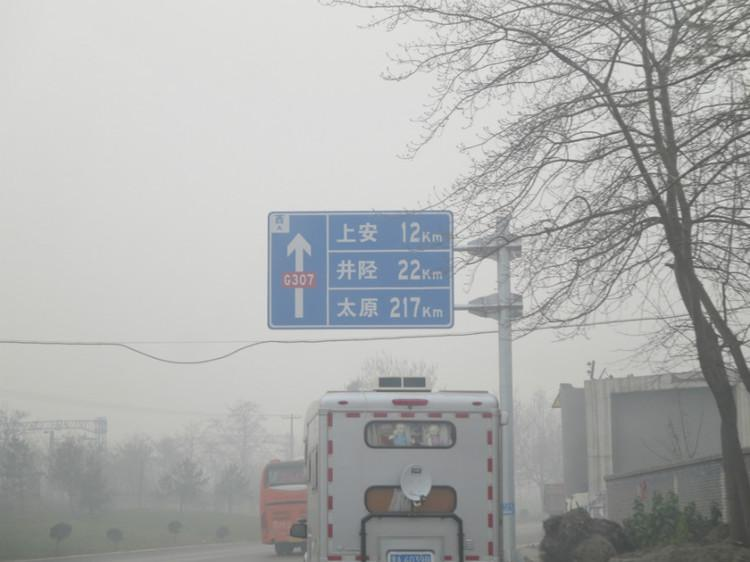
#> input picture hazy.png, 750 x 562 px
$ python -i priors.py   (imports and definitions only)   (older library calls are emulated)
#> lines starting #> are read from the running program, lines starting #| are printed output that depends on the picture; after the words box and inside, x2 and y2 are one past the last pixel; in counts of white or black regions, pixels touching at a corner belong together
import math
import cv2
import numpy as np

import torch


def sky_seg(image):
    hsv = cv2.cvtColor(image, cv2.COLOR_RGB2HSV)
#> hsv: shape (562, 750, 3); mean H, S, V 44.3, 8.1, 175.5
    v_channel = hsv[:, :, 2]
    (_, v_mask) = cv2.threshold(v_channel, 0, 255, cv2.THRESH_OTSU)
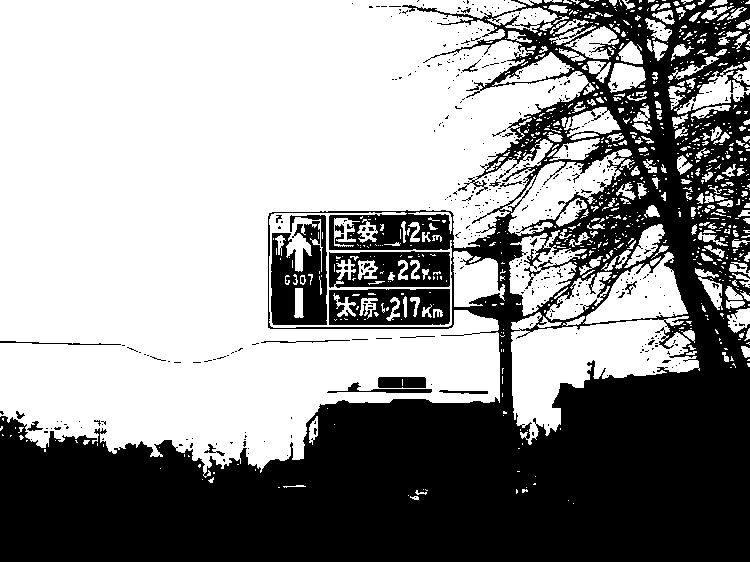
#> v_mask: shape (562, 750); 58.3% white; 498 black regions (469 under 20 px), largest, box (x1, y1, x2, y2) and area: (0, 0, 750, 562) 161437, (271, 215, 327, 325) 4328, (329, 289, 450, 325) 3369
    edges = cv2.Canny(image, 100, 200)
#> edges: shape (562, 750); 8.3% white in thin lines or dots
    # Keep the original run.py convention for identical sky masks.
    gray = cv2.cvtColor(image, cv2.COLOR_BGR2GRAY)
    sobelx = cv2.Sobel(gray, cv2.CV_64F, 1, 0, ksize=3)
    sobely = cv2.Sobel(gray, cv2.CV_64F, 0, 1, ksize=3)
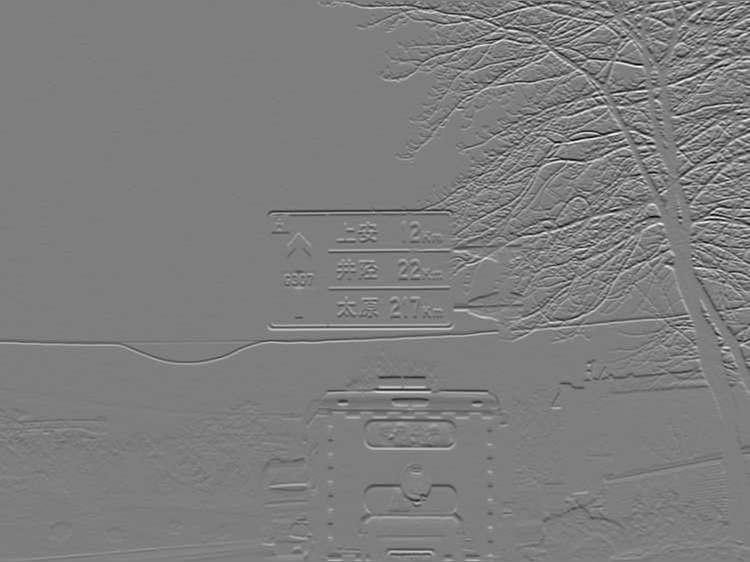
#> sobely: shape (562, 750) float64; min -461, max 465, mean -1.1; drawn with min black and max white
    sobelx = cv2.GaussianBlur(sobelx, (5, 5), 0)
    sobely = cv2.GaussianBlur(sobely, (5, 5), 0)
    sobel_edges = cv2.magnitude(sobelx, sobely)
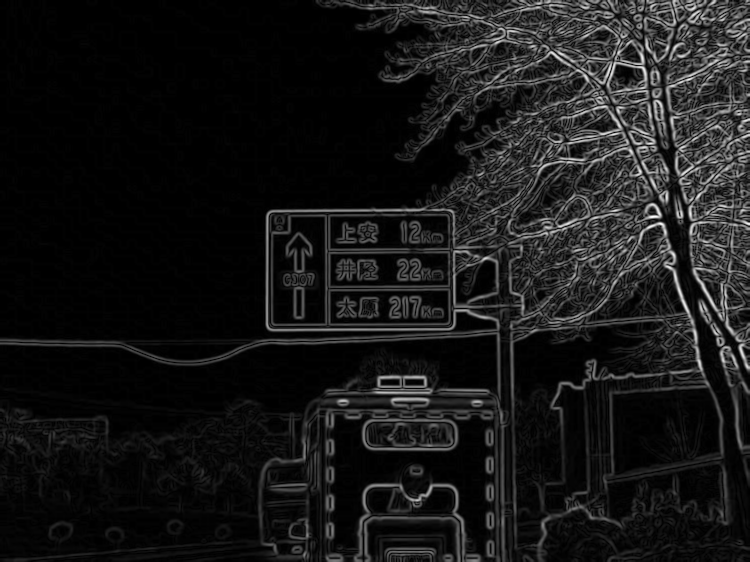
#> sobel_edges: shape (562, 750) float64; min 0, max 262.3, mean 24.5; drawn with min black and max white
    sobel_edges = cv2.convertScaleAbs(sobel_edges)
    (_, sobel_edges) = cv2.threshold(sobel_edges, 5, 255, cv2.THRESH_BINARY)
#> sobel_edges: shape (562, 750); 52% white; 2700 black regions (2512 under 20 px), largest, box (x1, y1, x2, y2) and area: (0, 0, 505, 340) 121458, (0, 336, 497, 439) 24756, (331, 416, 490, 555) 8013
    laplacian_edges = cv2.Laplacian(gray, cv2.CV_64F)
    laplacian_edges = cv2.GaussianBlur(laplacian_edges, (5, 5), 0)
    laplacian_edges = cv2.convertScaleAbs(laplacian_edges)
    (_, laplacian_edges) = cv2.threshold(laplacian_edges, 5, 255, cv2.THRESH_BINARY)
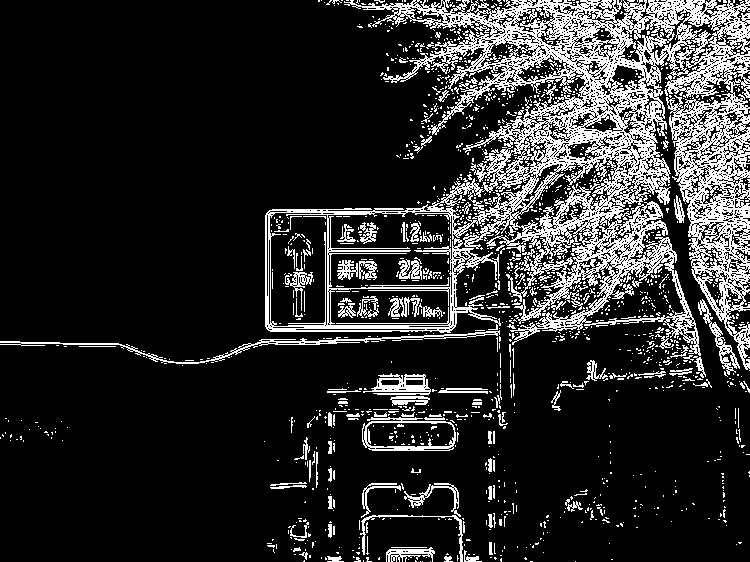
#> laplacian_edges: shape (562, 750); 16.9% white in thin lines or dots
    edges = cv2.bitwise_or(sobel_edges, edges)
    edges = cv2.bitwise_or(edges, laplacian_edges)
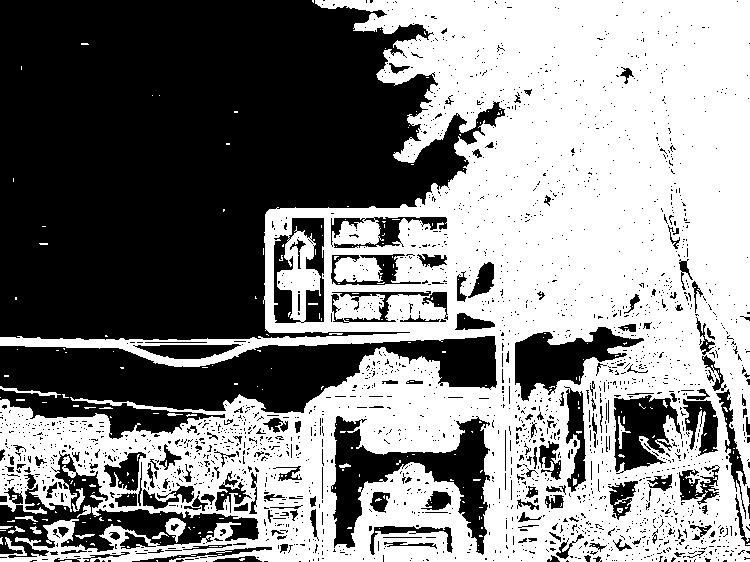
#> edges: shape (562, 750); 52.2% white; 2231 black regions (2047 under 20 px), largest, box (x1, y1, x2, y2) and area: (0, 0, 505, 340) 121458, (0, 336, 497, 439) 24756, (331, 416, 490, 555) 8013
    edges_mask = cv2.bitwise_not(edges)
    final_mask = cv2.bitwise_and(v_mask, edges_mask)
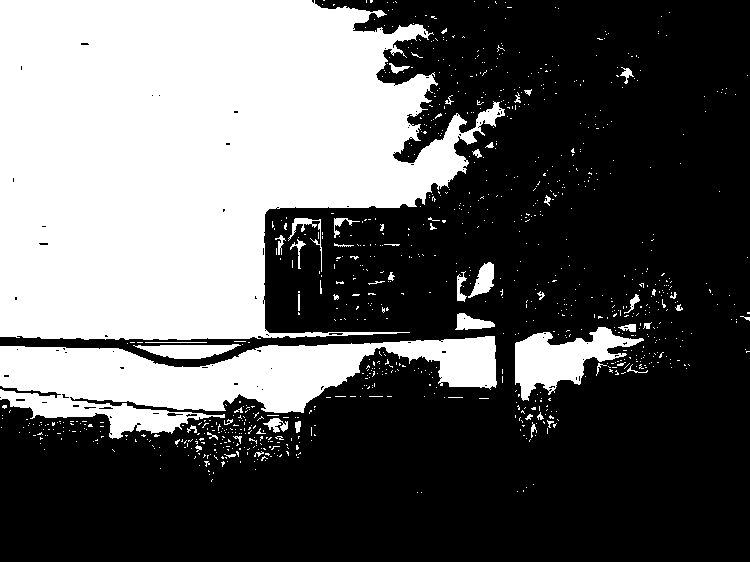
#> final_mask: shape (562, 750); 37.3% white; 967 white regions (914 under 20 px)
    (contours, _) = cv2.findContours(
        final_mask, cv2.RETR_EXTERNAL, cv2.CHAIN_APPROX_SIMPLE
    )
#> contours = 967 contours, 945 with area under 20; largest, box (x1, y1, x2, y2) and area: (0, 0, 505, 340) 120371, (0, 336, 497, 439) 24118, (515, 327, 644, 401) 4076, (133, 344, 241, 359) 897, (468, 262, 494, 298) 442
    total_area = 0
    total_perimeter = 0
    for contour in contours:
        total_area += cv2.contourArea(contour)
        total_perimeter += cv2.arcLength(contour, True)
#> this loop made 967 passes
#> (contour, total_area, total_perimeter) on passes 29 to 31: ([[207, 455], [207, 458], [207, 456], [208, 455]], 20.5, 105.5), ([[188, 455]], 20.5, 105.5), ([[160, 455]], 20.5, 105.5)
#> after the loop, total_area = 152037.5; total_perimeter = 10344.9
    C = 0.035
    r = final_mask.shape[0] * final_mask.shape[1] / (512 * 512)
#> r = 1.61
    kernel_size = int(r * math.sqrt(total_area / np.pi) * C)
#> kernel_size = 12
    if kernel_size % 2 == 0:
        kernel_size += 1
#> kernel_size = 13
    kernel = cv2.getStructuringElement(cv2.MORPH_ELLIPSE, (kernel_size, kernel_size))
    final_mask = cv2.morphologyEx(final_mask, cv2.MORPH_OPEN, kernel)
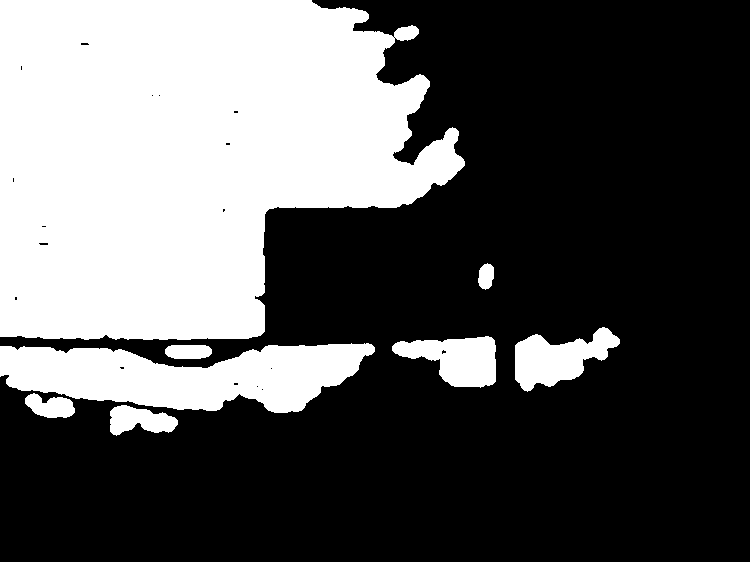
#> final_mask: shape (562, 750); 34.8% white; 8 white regions
    (contours, _) = cv2.findContours(
        final_mask, cv2.RETR_EXTERNAL, cv2.CHAIN_APPROX_SIMPLE
    )
#> contours = 8 contours; box (x1, y1, x2, y2) and area: (0, 0, 465, 340) 118499, (0, 343, 375, 413) 16773, (515, 327, 620, 392) 3536, (392, 336, 496, 388) 3270, (110, 405, 178, 436) 1285, (25, 393, 75, 418) 784, (165, 345, 212, 359) 539, (478, 263, 494, 290) 298
    min_area = 100
    for contour in contours:
        if cv2.contourArea(contour) <= min_area:
            cv2.drawContours(final_mask, [contour], -1, 0, thickness=cv2.FILLED)
#> this loop made 8 passes
    final_mask = final_mask.astype(float)
#> final_mask: shape (562, 750) float64; 34.8% white; 8 white regions, largest, box (x1, y1, x2, y2) and area: (0, 0, 465, 340) 119286, (0, 343, 375, 413) 17164, (515, 327, 620, 392) 3676
    if np.sum(final_mask) != 0:
        final_mask = (final_mask - np.min(final_mask)) / max(
            float(np.max(final_mask) - np.min(final_mask)), 1e-6
        )
    return final_mask


# [73 lines left out: functions DarkChannel, calc_mean_std_qkv, adaptive_instance_normalization_qkv, calc_mean_std, adaptive_instance_normalization, modified_sigmoid_adjusted and 1 more, not called in this run]

>>> import cv2
>>> picture = cv2.cvtColor(cv2.imread('hazy.png'), cv2.COLOR_BGR2RGB)
>>> result = sky_seg(picture)
